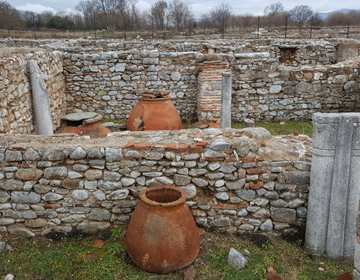
#> input picture 1212/harris.jpg, 360 x 280 px
$ python gftt_and_ffd.py
#> lines starting #> are read from the running program, lines starting #| are printed output that depends on the picture; after the words box and inside, x2 and y2 are one past the last pixel; in counts of white or black regions, pixels touching at a corner belong together
# GFTT / FFD 사용해서 코너 찾기
# cv2.goodFeaturesToTrack()
# cv2.FastFeatureDetector_create()
# cv2.FastFeatureDetector.detect(img)
import cv2

img = cv2.imread('harris.jpg')
#> img is the input picture: shape (280, 360, 3); mean B, G, R 100.8, 112, 120.4
img2 = img.copy()
gray = cv2.cvtColor(img, cv2.COLOR_BGR2GRAY)
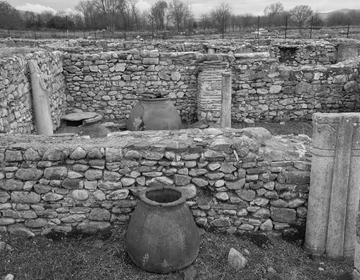
#> gray: shape (280, 360); min 0, max 242, mean 113.2

# GFTT - 이미지 / 최대 코너 개수 / 코너점 결정 값 / 코너점 사이 최소 거리
corner_gftt = cv2.goodFeaturesToTrack(gray, 400, 0.01, 10)
#> corner_gftt = 400 rows, first 8: [164, 156], [161, 173], [322, 74], [224, 185], [103, 167], [235, 172], [251, 203], [176, 170]
# 코너점 좌표를 반환한다.

if corner_gftt is not None:
    # 코너 갯수만큼 반복
    for i in range(corner_gftt.shape[0]):
        pt = (int(corner_gftt[i, 0, 0]), int(corner_gftt[i, 0, 1]))
        cv2.circle(img, pt, 1, (0,0,255),2)
#> this loop made 400 passes
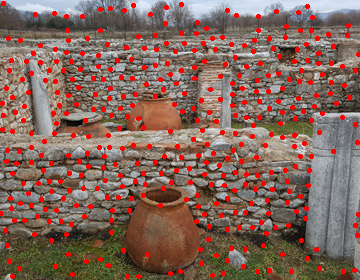
#> img: shape (280, 360, 3); 8.32% of pixels changed, all inside (x1, y1, x2, y2) = (0, 1, 360, 279)

# FAST/FFD
retval_fast = cv2.FastFeatureDetector_create(60)
# keypoint 검출 및 그리기
point = retval_fast.detect(img2,None)
#> point = 537 keypoints; strongest (x, y, size): (212, 169, 7), (97, 187, 7), (206, 162, 7), (171, 182, 7)
# draw = cv2.drawKeypoints(img2, point, None)
draw = cv2.drawKeypoints(img2, point, None, (0,255,0))
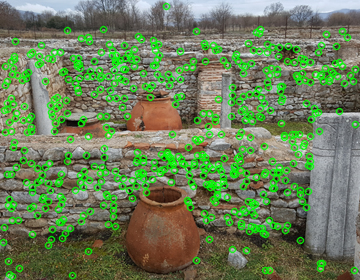
#> draw: shape (280, 360, 3); mean B, G, R 89.6, 127.4, 107.1

cv2.imshow('corner_gftt',img)
cv2.imshow('retval_fast',draw)
cv2.waitKey(0)
cv2.destroyAllWindows()
